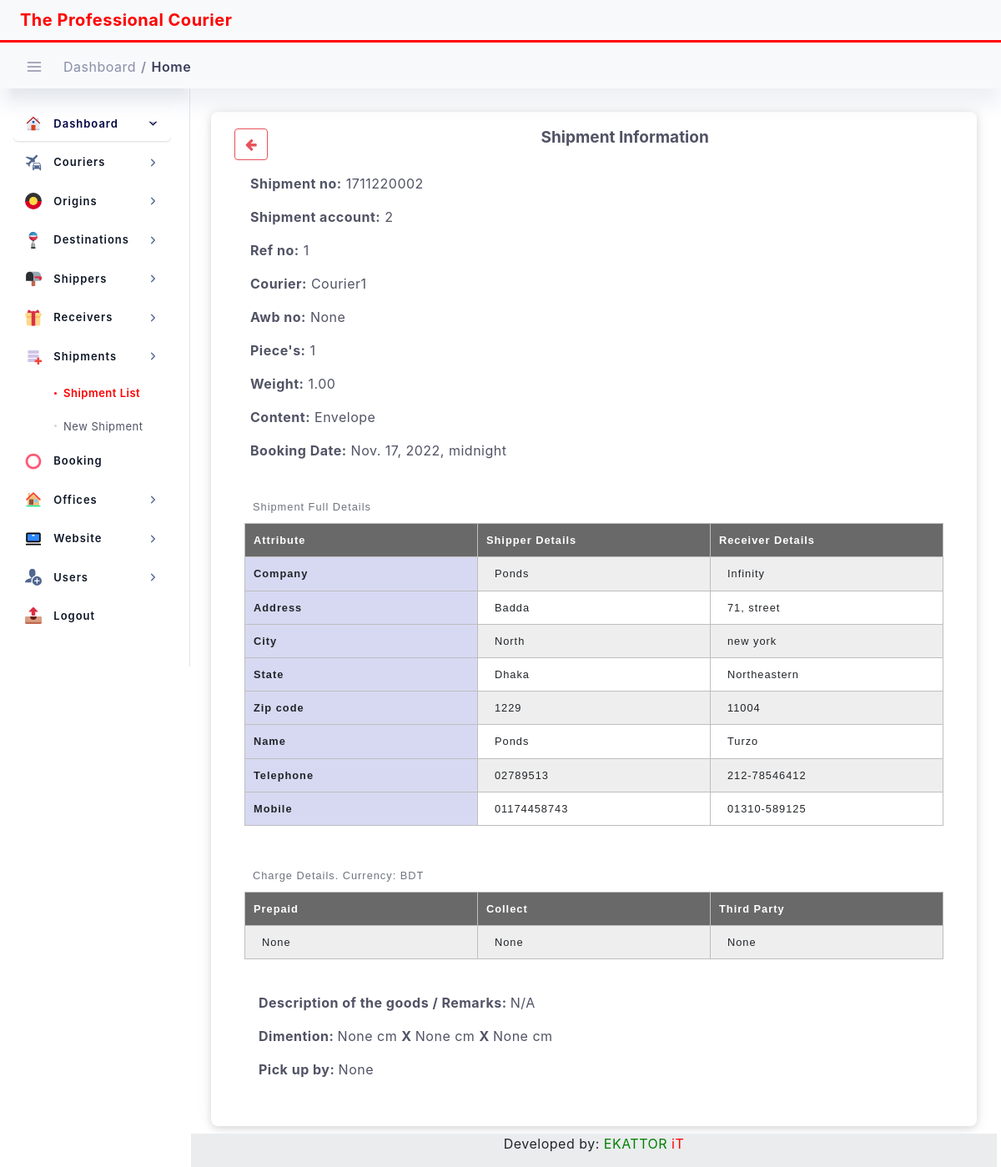
/transaction/detail-shipment/1711220002, run on the app's committed database.
### transaction/models.py (models this page shows, shortened)
class Transaction(models.Model):
    created_at = models.DateTimeField(blank=True, null=True, auto_now_add=True)
    updated_at = models.DateTimeField(blank=True, null=True, auto_now=True)
    shipment_date = models.DateTimeField(blank=True, null=True, )
    shipment_no = models.CharField(max_length=100, primary_key=True, default=shipment_no_generate)
    shipper_account = models.CharField(max_length=100)
    shipper = models.ForeignKey(Sender, on_delete=models.DO_NOTHING, )
    shipper_address = models.CharField(max_length=200,)
    shipper_city = models.CharField(max_length=200,)
    shipper_state = models.CharField(max_length=200, blank=True, null=True)
    shipper_zip = models.CharField(max_length=200,)
    shipper_name = models.CharField(max_length=200, blank=True, null=True)
    shipper_mobile = models.CharField(max_length=20, blank=True, null=True)
    shipper_telephone = models.CharField(max_length=20, blank=True, null=True)
    shipper_nid = models.CharField(max_length=50, blank=True, null=True)
    origin_country = models.ForeignKey(Origin, on_delete=models.DO_NOTHING, )
    receiver = models.ForeignKey(Receiver, on_delete=models.DO_NOTHING, )
    receiver_address = models.CharField(max_length=200,)
    receiver_city = models.CharField(max_length=200,)
    receiver_state = models.CharField(max_length=200, blank=True, null=True)
    receiver_zip = models.CharField(max_length=200,)
    receiver_name = models.CharField(max_length=200, blank=True, null=True)
    receiver_mobile = models.CharField(max_length=20, blank=True, null=True)
    receiver_telephone = models.CharField(max_length=20, blank=True, null=True)
    receiver_nid = models.CharField(max_length=50, blank=True, null=True)
    destination_country = models.ForeignKey(Destination, on_delete=models.DO_NOTHING, )
    ref_no = models.CharField(max_length=200, blank=True, null=True)
    courier = models.ForeignKey(Courier, on_delete=models.DO_NOTHING, )
    awb_no = models.CharField(max_length=200, blank=True, null=True)
    piece = models.IntegerField(blank=True, null=True, default=1)
    weight = models.DecimalField(max_digits=20, decimal_places=2, blank=True, null=True)
    CONTENT_CHOICES = (
        ('Sample', 'Sample'),
        ('Document', 'Document'),
        ('Envelope', 'Envelope'),
    )
    content = models.CharField(max_length=20, choices=CONTENT_CHOICES, default='Sample')
    remark = models.CharField(max_length=200, blank=True, null=True)
    height = models.DecimalField(max_digits=20, decimal_places=2, blank=True, null=True)
    width = models.DecimalField(max_digits=20, decimal_places=2, blank=True, null=True)
    length = models.DecimalField(max_digits=20, decimal_places=2, blank=True, null=True)
    pickup_by = models.CharField(max_length=200, blank=True, null=True)
    pickup_date = models.DateField(blank=True, null=True)
    CURRENCY_CHOICES = (
        ('BDT', 'BDT'),
        ('USD', 'USD'),
        ('EURO', 'EURO'),
    )
    currency = models.CharField(max_length=20, choices=CURRENCY_CHOICES, default='BDT')
    prepaid_amount = models.DecimalField(max_digits=20, decimal_places=2, blank=True, null=True)
    collect_amount = models.DecimalField(max_digits=20, decimal_places=2, blank=True, null=True)
    third_party_amount = models.DecimalField(max_digits=20, decimal_places=2, blank=True, null=True)
    cheque_no = models.CharField(max_length=200, blank=True, null=True)
    account_no = models.CharField(max_length=200, blank=True, null=True)
    barcode = models.ImageField(upload_to='barcode', blank=True, null=True)
    STATUS_CHOICES = (
        ('Pending', 'Pending'),
        ('In Transit', 'In Transit'),
        ('Shipped', 'Shipped'),
        ('Out For Delivery', 'Out For Delivery'),
        ('Delivered', 'Delivered'),
    )
    status = models.CharField(max_length=20, choices=STATUS_CHOICES, default='Pending')
    author = models.ForeignKey(User, on_delete=models.DO_NOTHING, )
    is_active = models.BooleanField(default=True)

class Sender(models.Model):
    created_at = models.DateTimeField(blank=True, null=True, auto_now_add=True)
    updated_at = models.DateTimeField(blank=True, null=True, auto_now=True)
    shipper_code = models.CharField(max_length=20, primary_key=True, default=shipper_code)
    shipper_company = models.CharField(max_length=100)
    shipper_address = models.CharField(max_length=200)
    city = models.CharField(max_length=100)
    state = models.CharField(max_length=100, blank=True, null=True)
    zip = models.CharField(max_length=100)
    shipper_name = models.CharField(max_length=100, blank=True, null=True)
    mobile = models.CharField(max_length=50, blank=True, null=True)
    telephone = models.CharField(max_length=100, blank=True, null=True)
    nid = models.CharField(max_length=50, blank=True, null=True)
    author = models.ForeignKey(User, on_delete=models.DO_NOTHING, )
    is_active = models.BooleanField(default=True)
    def __str__(self):
        return self.shipper_company

class Receiver(models.Model):
    created_at = models.DateTimeField(blank=True, null=True, auto_now_add=True)
    updated_at = models.DateTimeField(blank=True, null=True, auto_now=True)
    receiver_code = models.CharField(max_length=20, primary_key=True, default=receiver_code)
    receiver_company = models.CharField(max_length=100)
    receiver_address = models.CharField(max_length=200)
    city = models.CharField(max_length=100)
    state = models.CharField(max_length=100, blank=True, null=True)
    zip = models.CharField(max_length=100)
    receiver_name = models.CharField(max_length=100, blank=True, null=True)
    mobile = models.CharField(max_length=50, blank=True, null=True)
    telephone = models.CharField(max_length=100, blank=True, null=True)
    nid = models.CharField(max_length=50, blank=True, null=True)
    author = models.ForeignKey(User, on_delete=models.DO_NOTHING, )
    is_active = models.BooleanField(default=True)
    def __str__(self):
        return self.receiver_company

### dataset/models.py (models this page shows)
class Courier(models.Model):
    name = models.CharField(max_length=100)
    address = models.CharField(max_length=200, blank=True, null=True)
    mobile = models.CharField(max_length=15, blank=True, null=True)
    email = models.CharField(max_length=100, blank=True, null=True)
    remark = models.CharField(max_length=200, blank=True, null=True)
    def __str__(self):
        return self.name

### transaction/views.py (the view)
# urls.py: path('detail-shipment/<str:pk>', views.ShipmentDetailView.as_view(), name='detail_shipment'),
class ShipmentDetailView(DetailView):
    model = Transaction
    template_name = 'transaction/shipment_detail.html'
    context_object_name = 'shipment'
    def get_context_data(self, **kwargs):
        context = super().get_context_data(**kwargs)
        context["title"] = "Shipment Information"
        context["nav_bar"] = "shipment_list"
        return context

### templates/transaction/shipment_detail.html (shortened to what this page needs)
{% extends "base.html" %}
{% load static %}
{% block content %}
{% load crispy_forms_tags %}
<div class="container p-4">
    <div class="row">
        <div class="col-lg-12 col-12 layout-spacing">
            <div class="statbox widget box box-shadow">
                <div class="widget-header">
                    <div class="row">
                        <div class="mb-3 col-md-1">
                            <a href="{% url 'all-shipments' %}">
                                <button class="btn btn-outline-danger" type="submit"><i class="fa fa-arrow-left"
                                                                                      aria-hidden="true"></i></button>
                            </a>
                        </div>
                        <div class="mb-3 col-md-11">
                            <center>
                                <h5>{{title}}</h5>
                            </center>
                        </div>
                        <p></p><br /><br />
                        <div>
                            <p><strong>Shipment no:</strong>  {{ shipment.shipment_no }}</p>
                            <p><strong>Shipment account:</strong> {{ shipment.shipper_account }}</p>
                            <p><strong>Ref no:</strong> {{ shipment.ref_no }}</p>
                            <p><strong>Courier:</strong> {{ shipment.courier }}</p>
                            <p><strong>Awb no:</strong> {{ shipment.awb_no }}</p>
                            <p><strong>Piece's:</strong> {{ shipment.piece }}</p>
                            <p><strong>Weight:</strong> {{ shipment.weight }}</p>
                            <p><strong>Content:</strong> {{ shipment.content }}</p>
                            <p><strong>Booking Date:</strong> {{ shipment.shipment_date }}</p>
                        </div>
                    </div>
                </div>
                <div class="widget-content widget-content-area">
                    <table>
                        <caption>Shipment Full Details</caption>
                        <tr>
                            <th scope="col">Attribute</th>
                            <th scope="col">Shipper Details</th>
                            <th scope="col">Receiver Details</th>
                        </tr>
                        <tr>
                            <th scope="row">Company</th>
                            <td>{{ shipment.shipper }}</td>
                            <td>{{ shipment.receiver }}</td>
                        </tr>
                        <tr>
                            <th scope="row">Address</th>
                            <td>{{ shipment.shipper_address }}</td>
                            <td>{{ shipment.receiver_address }}</td>
                        </tr>
                        <tr>
                            <th scope="row">City</th>
                            <td>{{ shipment.shipper_city }}</td>
                            <td>{{ shipment.receiver_city }}</td>
                        </tr>
                        <tr>
                            <th scope="row">State</th>
                            <td>{{ shipment.shipper_state }}</td>
                            <td>{{ shipment.receiver_state }}</td>
                        </tr>
                        <tr>
                            <th scope="row">Zip code</th>
                            <td>{{ shipment.shipper_zip }}</td>
                            <td>{{ shipment.receiver_zip }}</td>
                        </tr>
                        <tr>
                            <th scope="row">Name</th>
                            <td>{{ shipment.shipper_name }}</td>
                            <td>{{ shipment.receiver_name }}</td>
                        </tr>
                        <tr>
                            <th scope="row">Telephone</th>
                            <td>{{ shipment.shipper_telephone }}</td>
                            <td>{{ shipment.receiver_telephone }}</td>
                        </tr>
                        <tr>
                            <th scope="row">Mobile</th>
                            <td>{{ shipment.shipper_mobile }}</td>
                            <td>{{ shipment.receiver_mobile }}</td>
                        </tr>
                    </table>
                </div>
                <div class="widget-content widget-content-area">
                    <table>
                        <caption>Charge Details. Currency: {{ shipment.currency }}</caption>
                        <tr>
                            <th scope="col">Prepaid</th>
                            <th scope="col">Collect</th>
                            <th scope="col">Third Party</th>
                        </tr>
                        <tr>
                            <td>{{ shipment.prepaid_amount }}</td>
                            <td>{{ shipment.collect_amount }}</td>
                            <td>{{ shipment.third_party_amount }}</td>
                        </tr>
                    </table>
                </div>
                <div class="widget-content widget-content-area">
                        <p><strong>Description of the goods / Remarks: </strong>{{ shipment.remark }}</p>
                        <p><strong>Dimention: </strong>{{ shipment.height }} cm <strong>X </strong>{{ shipment.width }} cm <strong>X </strong>{{ shipment.length }} cm</p>
                        <p><strong>Pick up by: </strong>{{ shipment.pickup_by }}</p>
                </div>
            </div>
        </div>
    </div>
</div>
{% endblock content %}

### static/assets/css/dashboard/dash_1.css (style rules this page uses)
.layout-spacing { padding-bottom: 25px; }
.widget { position: relative; padding: 20px; border-radius: 8px; border: none; background: #fff; -webkit-box-shadow: 0 4px 6px 0 rgba(85, 85, 85, 0.08), 0 1px 20px 0 rgba(0, 0, 0, 0.07), 0px 1px 11px 0px rgba(0, 0, 0, 0.07); -moz-box-shadow: 0 4px 6px 0 rgba(85, 85, 85, 0.08), 0 1px 20px 0 rgba(0, 0, 0, 0.07), 0px 1px 11px 0px rgba(0, 0, 0, 0.07); box-shadow: 0 4px 6px 0 rgba(85, 85, 85, 0.08), 0 1px 20px 0 rgba(0, 0, 0, 0.07), 0px 1px 11px 0px rgba(0, 0, 0, 0.07); }
.widget h5 { font-weight: 700; font-size: 19px; letter-spacing: 0px; margin-bottom: 0; color: #515365; }

### static/assets/css/main.css (style rules this page uses)
html { min-height: 100% }
body { color: #888ea8; height: 100%; font-size: 0.875rem; background: #f1f2f3; overflow-x: hidden; overflow-y: auto; letter-spacing: 0.0312rem; font-family: 'Helvetica', sans-serif; }
h1, h2, h3, h4, h5, h6 { color: #3b3f5c; }
p { margin-top: 0; margin-bottom: 0.625rem; color: #515365 }
strong { font-weight: 600; }
.btn { padding: 0.4375rem 1.25rem; text-shadow: none; font-size: 14px; color: #3b3f5c; font-weight: normal; white-space: normal; word-wrap: break-word; transition: .2s ease-out; touch-action: manipulation; cursor: pointer; background-color: #f1f2f3; box-shadow: 0px 5px 20px 0 rgba(0, 0, 0, 0.1); will-change: opacity, transform; transition: all 0.3s ease-out; -webkit-transition: all 0.3s ease-out; }
.btn-outline-danger { border: 1px solid #e7515a !important; color: #e7515a !important; background-color: transparent; box-shadow: none; }
.statbox .widget-content:before, .statbox .widget-content:after { display: table; content: ""; line-height: 0; clear: both }

### static/assets/css/structure.css (style rules this page uses)
html { min-height: 100% }
body { color: #888ea8; height: 100%; font-size: 0.875rem; background: ##f1f2f3; overflow-x: hidden; overflow-y: auto; letter-spacing: 0.0312rem; font-family: 'Helvetica', sans-serif; }
h1, h2, h3, h4, h5, h6 { color: #3b3f5c; }
p { margin-top: 0; margin-bottom: 0.625rem; color: #515365 }
strong { font-weight: 600; }
.widget { padding: 0; margin-top: 0; margin-bottom: 0; border-radius: 6px; -webkit-box-shadow: 0 4px 6px 0 rgba(85, 85, 85, 0.08), 0 1px 20px 0 rgba(0, 0, 0, 0.07), 0px 1px 11px 0px rgba(0, 0, 0, 0.07); -moz-box-shadow: 0 4px 6px 0 rgba(85, 85, 85, 0.08), 0 1px 20px 0 rgba(0, 0, 0, 0.07), 0px 1px 11px 0px rgba(0, 0, 0, 0.07); box-shadow: 0 4px 6px 0 rgba(85, 85, 85, 0.08), 0 1px 20px 0 rgba(0, 0, 0, 0.07), 0px 1px 11px 0px rgba(0, 0, 0, 0.07); }
.layout-spacing { padding-bottom: 40px; }
.widget.box .widget-header { background: #fff; padding: 0px 8px 0px; border-top-right-radius: 6px; border-top-left-radius: 6px; }
.widget .widget-header { border-bottom: 0px solid #f1f2f3; }
.widget .widget-header:before, .widget .widget-header:after { display: table; content: ""; line-height: 0 }
.widget .widget-header:after { clear: both }
.widget-content-area { padding: 20px; position: relative; background-color: #fff; border-bottom-left-radius: 6px; border-bottom-right-radius: 6px; }

### templates/transaction/shipment_detail.html (style rules this page uses)
table { width: 100%; }
td, th { border: 1px solid rgb(190, 190, 190); padding: 10px; }
td { text-align: left; padding-left: 20px; width:30%; }
tr:nth-child(even) { background-color: #eee; }
th[scope="col"] { background-color: #696969; color: #fff; width: 30%; }
th[scope="row"] { background-color: #d7d9f2; width:30%; }
caption { padding: 10px; caption-side: top; }
p { padding-left: 17px; }
table { border-collapse: collapse; border: None; letter-spacing: 1px; font-family: sans-serif; font-size: .8rem; }

### data on the page
Transaction: shipment_no "1711220002", shipper_account "2", ref_no "1", courier "Courier1", awb_no "None", piece "1", weight "1.00", content "Envelope", shipment_date "Nov. 17, 2022, midnight", shipper "Ponds", receiver "Infinity", shipper_address "Badda", receiver_address "71, street", shipper_city "North", receiver_city "new york", shipper_state "Dhaka", receiver_state "Northeastern", shipper_zip "1229", receiver_zip "11004", shipper_name "Ponds", receiver_name "Turzo", shipper_telephone "02789513", receiver_telephone "212-78546412", shipper_mobile "01174458743", receiver_mobile "01310-589125", currency "BDT", prepaid_amount "None", collect_amount "None", third_party_amount "None", remark "N/A", height "None", width "None", length "None", pickup_by "None"

### other printed values
{{ title }} "Shipment Information"
